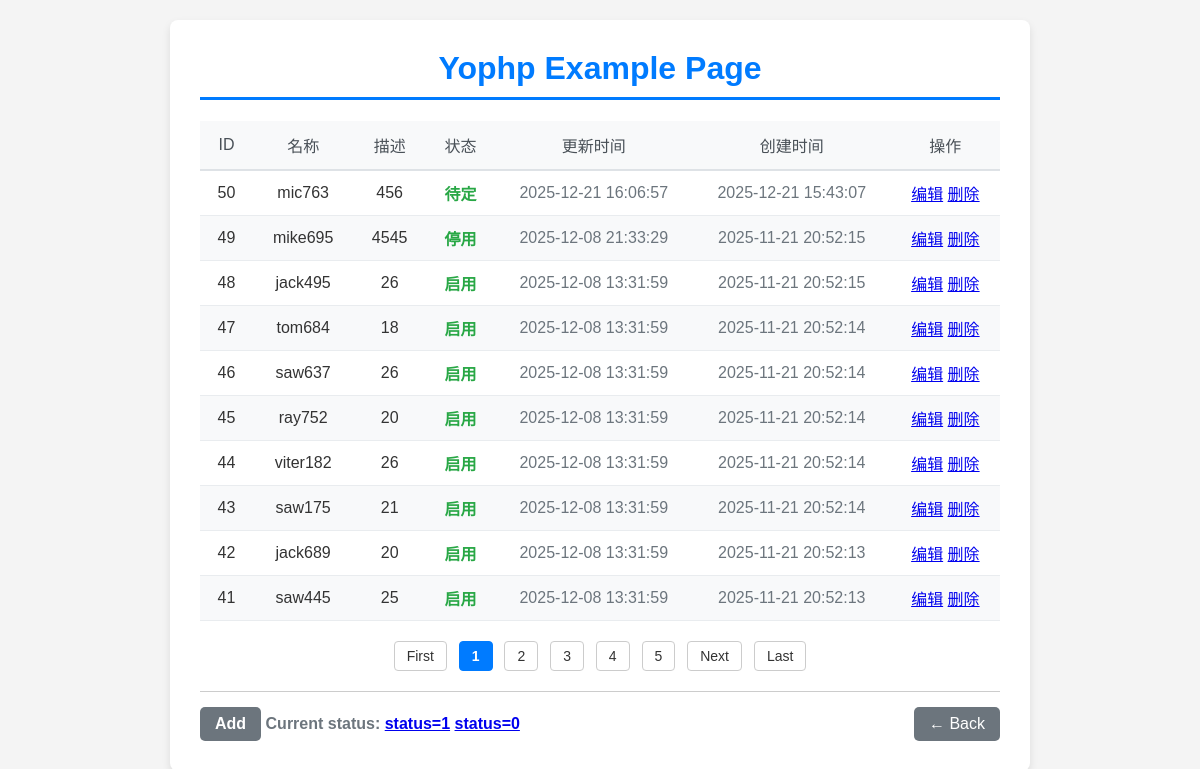
Screenshot of /example/page with the database file from the repository.
### tables this page shows
CREATE TABLE `example`  (
  `id` int NOT NULL AUTO_INCREMENT,
  `name` varchar(255) NULL DEFAULT '',
  `desc_txt` text NULL,
  `status` tinyint NULL DEFAULT 0,
  `update_time` timestamp NULL DEFAULT CURRENT_TIMESTAMP ON UPDATE CURRENT_TIMESTAMP,
  `create_time` timestamp NULL DEFAULT CURRENT_TIMESTAMP,
  PRIMARY KEY (`id`) USING BTREE
);

### app/controllers/ExampleController.php (called while the page is built, shortened)
<?php
class ExampleController
{
    public function page()
    {
        $data = array();
        $exampleModel = ExampleModel::getInstance();
        $paramInput = array();
        $status = '';
        $pageUrl = '/example/page';
        $suffix = "/?status=$status";
        $examples = $exampleModel->getPage($paramInput, 'id DESC', $pageUrl, 10, $suffix);
        $data['examples'] = $examples;
        $data['status'] = $status;
        $data['statuss'] = $exampleModel->_statuss;
        $data['title'] = 'Yophp Example Page';
        $data['pageUrl'] = $pageUrl;
        $data['success'] = $_GET['success']??'';
        $data['message'] = $_GET['message']??'';
        view()->render('example/page', $data);
    }
}

### framework/init.php (called while the page is built, shortened)
<?php
require FRAMEWORK_DIR.'common.php';
$action = 'index';
$uris = uri();
if(isset($uris[0]) && $uris[0] != 'index.php') {
    $uriCount = 0;
    if ($uris) {
        foreach ($uris as $key => $value) {
            if (!is_numeric($value)) {
                $uriCount++;
            }
        }
    }
    if ($uriCount > 2) {
        $module = $uris[0];
        $controller = $uris[1];
        $action = $uris[2];
    } elseif ($uriCount > 1) {
        if (is_dir(CONTROLLER_DIR . $uris[0])) {
            $module = $uris[0];
            $controller = $uris[1];
        } else {
            $action = $uris[1];
        }
    } elseif ($uriCount > 0) {
        $controller = $uris[0];
    }
}
$classObj = new $controllerName();
$classObj->$action();

### public/index.php (called while the page is built, shortened)
<?php
require FRAMEWORK_DIR.'init.php';

### framework/common.php (called while the page is built, shortened)
<?php
function loadClass($className)
{
    $modelKey = substr($className, -5, 5);
    $frameworklKey = substr($className, 0, 3);
    if ($modelKey == 'Model') {
        $file = APP_DIR . 'models/' . $className . '.php';
    } elseif ($frameworklKey == 'Yo_') {
        $file = FRAMEWORK_DIR . $className . '.php';
    } else {
        $file = APP_DIR . 'libraries/' . $className . '.php';
        if (file_exists($file)) {
            include_once $file;
        }
    }
}
function uri($num = '')
{
    $uris = array();
    $uriStr = $_SERVER['REQUEST_URI'];
    $uriStrT = stristr($_SERVER['REQUEST_URI'], '?', true);
    $uriT = explode('/', $uriStr);
    if ($uriT) {
        foreach ($uriT as $key => $value) {
            if ($value) {
                $uris[] = $value;
            }
        }
    }
    if ($num) {
        return isset($uris[$num - 1]) ? $uris[$num - 1] : '';
    } else {
        return $uris;
    }
}
function view()
{
    return Yo_View::getInstance();
}

### framework/Yo_PdoMysql.php (called while the page is built, shortened)
<?php
class Yo_PdoMysql {
    private $_dbh;
    public function getDb() {
        if (!$this->_dbh) {
            try {
				$driverOptions = array(
                    PDO::ATTR_PERSISTENT => true
                );
                $contect = new PDO('mysql:host=' . DB_HOST . ';dbname=' . DB_NAME, DB_USER, DB_PASSWORD, $driverOptions);
                if ($contect) {
                    $this->_dbh = $contect;
                    $this->_dbh->query("SET NAMES 'UTF8'");
                }
            } catch (PDOException $e) {
                if (DEBUG_MODE != 'production') {
                    print "Error!: " . $e->getMessage() . "<br/>";
                }
                die();
            }
        }
        return $this->_dbh;
    }
}
?>

### app/models/ExampleModel.php (called while the page is built, shortened)
<?php
class ExampleModel extends Yo_ModelBase
{
    public function __construct()
    {
        parent::__construct();
    }
}

### app/views/example/page.php (the view, shortened to what this page needs)
<h1 class="main-title"><?php echo $title; ?></h1>
<div class="data-table-container">
    <?php if (isset($examples) && $examples): ?>
        <table class="data-table">
            <thead>
            <tr>
                <th>ID</th>
                <th>名称</th>
                <th>描述</th>
                <th>状态</th>
                <th>更新时间</th>
                <th>创建时间</th>
                <th>操作</th>
            </tr>
            </thead>
            <tbody>
            <?php foreach ($examples as $key => $value): ?>
                <tr>
                    <td><?php echo $value['id'] ?></td>
                    <td><?php echo $value['name'] ?></td>
                    <td><?php echo $value['desc_txt'] ?></td>
                    <td class="status-enabled"><?php echo $statuss[$value['status']]; ?></td>
                    <td class="time-text"><?php echo $value['update_time'] ?></td>
                    <td class="time-text"><?php echo $value['create_time'] ?></td>
                    <td>
                        <a href="/example/edit/?id=<?php echo $value['id'] ?>">编辑</a>
                        <a href="/example/delete/?id=<?php echo $value['id'] ?>" onclick="return confirm('Are you confirm delete?')">删除</a>
                    </td>
                </tr>
            <?php endforeach; ?>
            </tbody>
        </table>
    <? else: ?>
        no result.
    <?php endif; ?>
</div>
<div class="pagination-container"><?php echo view()->getPageNav() ?></div>
<div class="footer-area">
    <div class="current-status">
        <a href="/example/edit" class="back-link">Add</a>
        Current status: <?php echo $status; ?> <a href="<?php echo $pageUrl ?>/?status=1">status=1</a>
        <a href="<?php echo $pageUrl ?>/?status=0">status=0</a></div>
    <div>
        <a href="/" class="back-link">← Back</a>
    </div>
</div>

### public/static/css/style.css (style rules this page uses)
body { font-family: Arial, sans-serif; margin: 0; padding: 20px; background-color: #f4f4f4; color: #333; }
.main-title { color: #007bff; text-align: center; border-bottom: 3px solid #007bff; padding-bottom: 10px; margin-top: 0; }
.data-table-container { margin-bottom: 20px; }
.data-table { width: 100%; border-collapse: collapse; text-align: left; }
.data-table thead tr { background-color: #f8f9fa; border-bottom: 2px solid #dee2e6; }
.data-table th { text-align: center; padding: 12px 15px; color: #495057; font-weight: normal; }
.data-table tbody tr { border-bottom: 1px solid #e9ecef; }
.data-table tbody tr:nth-child(even) { background-color: #f8f9fa; }
.data-table td { text-align: center; padding: 10px 15px; }
.status-enabled { color: #28a745; font-weight: bold; }
.time-text { color: #6c757d; }
.footer-area { padding-top: 15px; border-top: 1px solid #ccc; display: flex; justify-content: space-between; align-items: center; }
.current-status { font-weight: bold; color: #6c757d; }
.back-link { text-decoration: none; padding: 8px 15px; background-color: #6c757d; color: white; border-radius: 5px; display: inline-block; }
.pagination-container { text-align: center; margin: 20px 0; font-size: 14px; font-family: Arial, sans-serif; }

### rows the page displays
example: id "50", name "mic763", desc_txt "456", status "待定", update_time "2025-12-21 16:06:57", create_time "2025-12-21 15:43:07"
example: id "49", name "mike695", desc_txt "4545", status "停用", update_time "2025-12-08 21:33:29", create_time "2025-11-21 20:52:15"
example: id "48", name "jack495", desc_txt "26", status "启用", update_time "2025-12-08 13:31:59", create_time "2025-11-21 20:52:15"
example: id "47", name "tom684", desc_txt "18", status "启用", update_time "2025-12-08 13:31:59", create_time "2025-11-21 20:52:14"
example: id "46", name "saw637", desc_txt "26", status "启用", update_time "2025-12-08 13:31:59", create_time "2025-11-21 20:52:14"
example: id "45", name "ray752", desc_txt "20", status "启用", update_time "2025-12-08 13:31:59", create_time "2025-11-21 20:52:14"
example: id "44", name "viter182", desc_txt "26", status "启用", update_time "2025-12-08 13:31:59", create_time "2025-11-21 20:52:14"
example: id "43", name "saw175", desc_txt "21", status "启用", update_time "2025-12-08 13:31:59", create_time "2025-11-21 20:52:14"
example: id "42", name "jack689", desc_txt "20", status "启用", update_time "2025-12-08 13:31:59", create_time "2025-11-21 20:52:13"
example: id "41", name "saw445", desc_txt "25", status "启用", update_time "2025-12-08 13:31:59", create_time "2025-11-21 20:52:13"

### other values shown
$title "Yophp Example Page"
$value "1"
$value "2"
$value "3"
$value "4"
$value "5"
